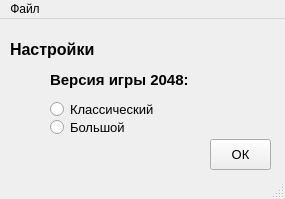
<?xml version="1.0" encoding="UTF-8"?>
<ui version="4.0">
 <class>MainWindow</class>
 <widget class="QMainWindow" name="MainWindow">
  <property name="geometry">
   <rect>
    <x>0</x>
    <y>0</y>
    <width>285</width>
    <height>199</height>
   </rect>
  </property>
  <property name="windowTitle">
   <string>MainWindow</string>
  </property>
  <widget class="QWidget" name="centralwidget">
   <widget class="QLabel" name="labelSettings">
    <property name="geometry">
     <rect>
      <x>10</x>
      <y>10</y>
      <width>91</width>
      <height>41</height>
     </rect>
    </property>
    <property name="font">
     <font>
      <family>Arial</family>
      <pointsize>12</pointsize>
      <weight>75</weight>
      <bold>true</bold>
     </font>
    </property>
    <property name="text">
     <string>Настройки</string>
    </property>
   </widget>
   <widget class="QRadioButton" name="radioButtonClassicMode">
    <property name="geometry">
     <rect>
      <x>50</x>
      <y>80</y>
      <width>111</width>
      <height>21</height>
     </rect>
    </property>
    <property name="font">
     <font>
      <family>Arial</family>
      <pointsize>10</pointsize>
     </font>
    </property>
    <property name="text">
     <string>Классический</string>
    </property>
   </widget>
   <widget class="QRadioButton" name="radioButtonBigMode">
    <property name="geometry">
     <rect>
      <x>50</x>
      <y>100</y>
      <width>82</width>
      <height>17</height>
     </rect>
    </property>
    <property name="font">
     <font>
      <family>Arial</family>
      <pointsize>10</pointsize>
     </font>
    </property>
    <property name="text">
     <string>Большой</string>
    </property>
   </widget>
   <widget class="QLabel" name="label">
    <property name="geometry">
     <rect>
      <x>50</x>
      <y>50</y>
      <width>151</width>
      <height>21</height>
     </rect>
    </property>
    <property name="font">
     <font>
      <family>Arial</family>
      <pointsize>11</pointsize>
      <weight>75</weight>
      <bold>true</bold>
     </font>
    </property>
    <property name="text">
     <string>Версия игры 2048:</string>
    </property>
   </widget>
   <widget class="QPushButton" name="pushButtonOk">
    <property name="geometry">
     <rect>
      <x>210</x>
      <y>120</y>
      <width>61</width>
      <height>31</height>
     </rect>
    </property>
    <property name="font">
     <font>
      <family>Arial</family>
      <pointsize>10</pointsize>
     </font>
    </property>
    <property name="text">
     <string>ОК</string>
    </property>
   </widget>
  </widget>
  <widget class="QMenuBar" name="menubar">
   <property name="geometry">
    <rect>
     <x>0</x>
     <y>0</y>
     <width>285</width>
     <height>21</height>
    </rect>
   </property>
   <widget class="QMenu" name="menuFile">
    <property name="title">
     <string>Файл</string>
    </property>
    <addaction name="actionClose"/>
   </widget>
   <addaction name="menuFile"/>
  </widget>
  <widget class="QStatusBar" name="statusbar"/>
  <action name="actionClose">
   <property name="text">
    <string>Закрыть</string>
   </property>
  </action>
 </widget>
 <resources/>
 <connections>
  <connection>
   <sender>actionClose</sender>
   <signal>triggered()</signal>
   <receiver>MainWindow</receiver>
   <slot>close()</slot>
   <hints>
    <hint type="sourcelabel">
     <x>-1</x>
     <y>-1</y>
    </hint>
    <hint type="destinationlabel">
     <x>189</x>
     <y>225</y>
    </hint>
   </hints>
  </connection>
 </connections>
</ui>
